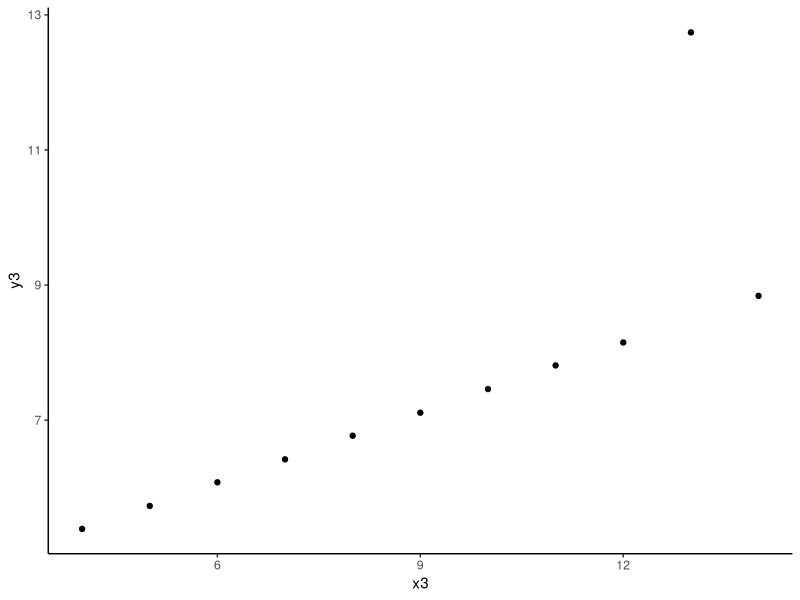
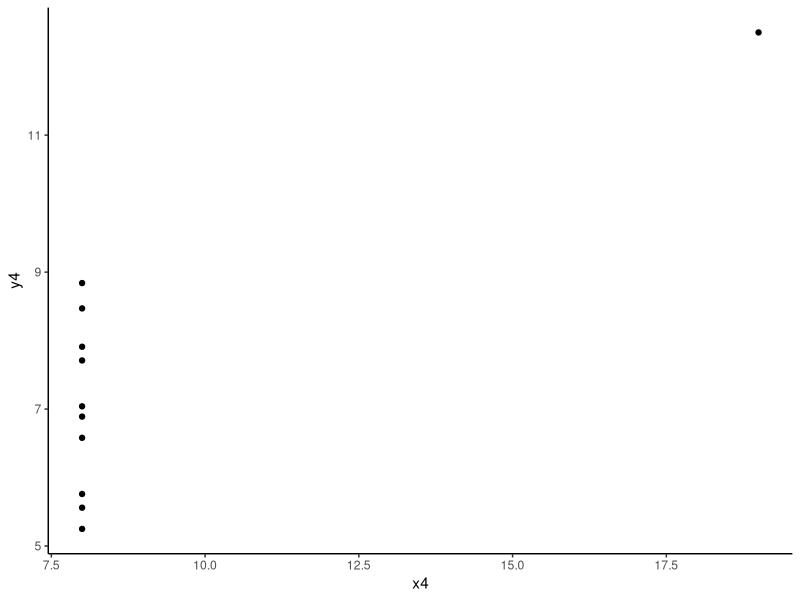
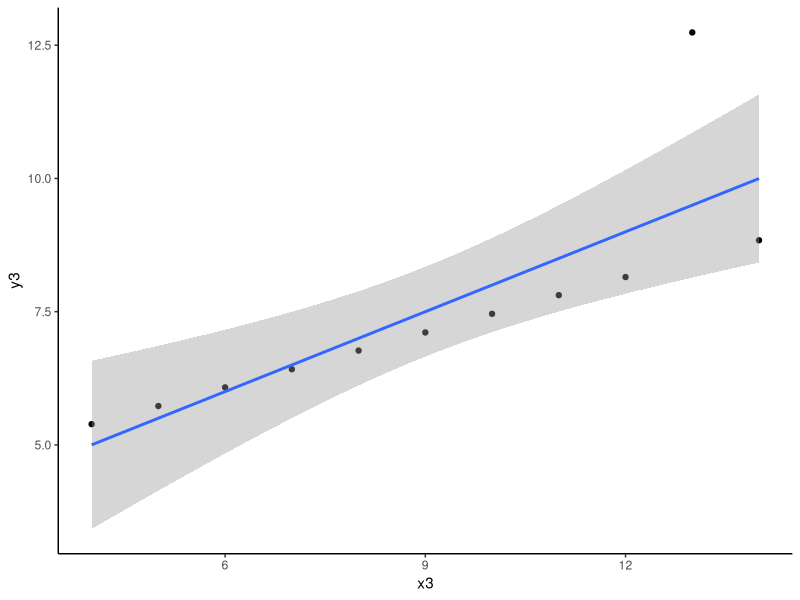
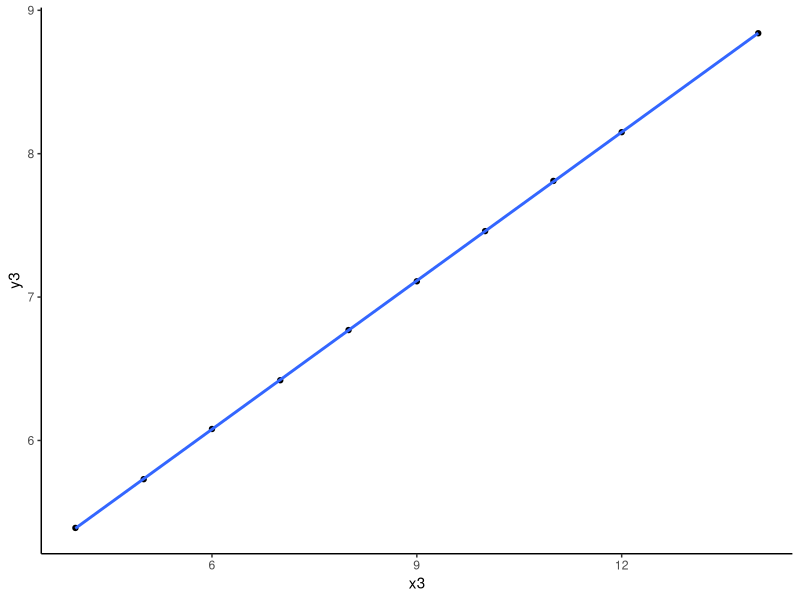
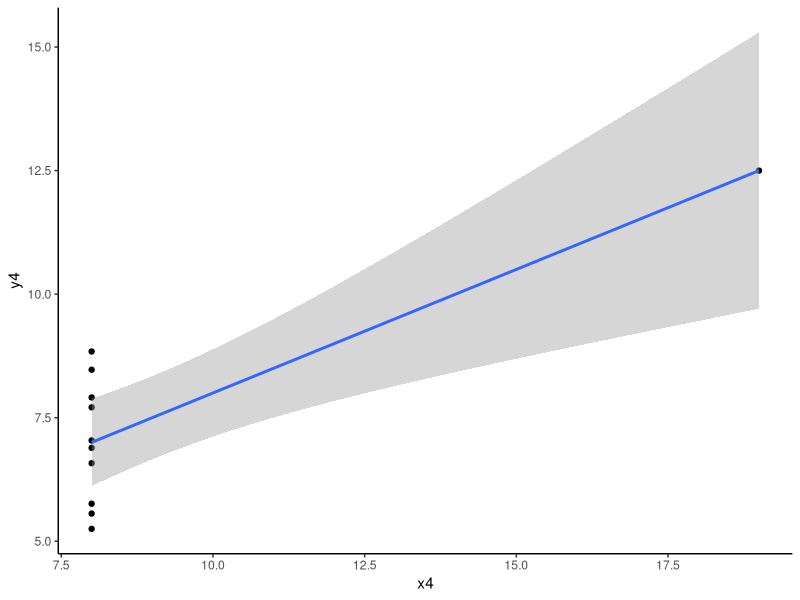
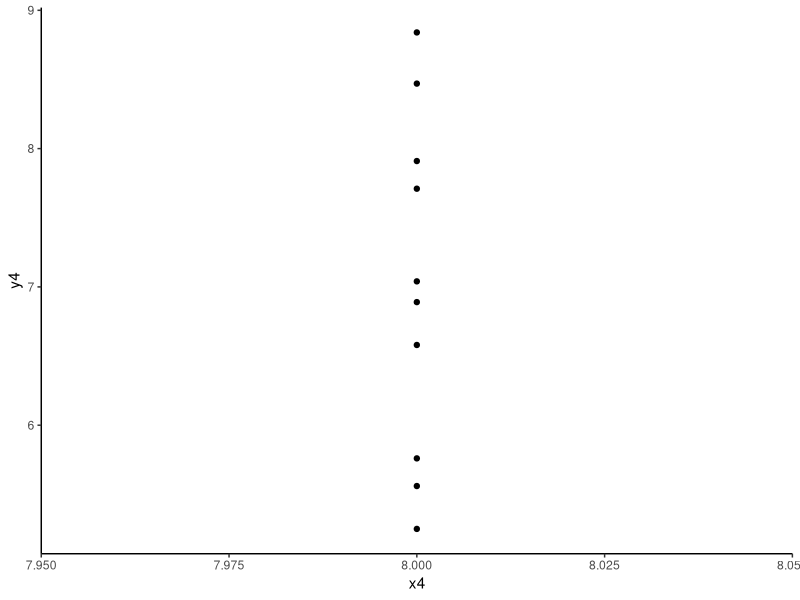
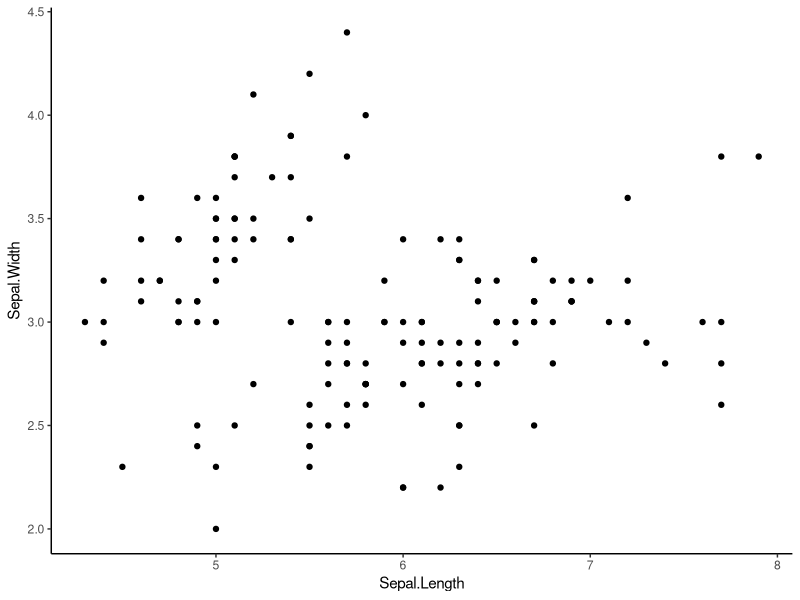
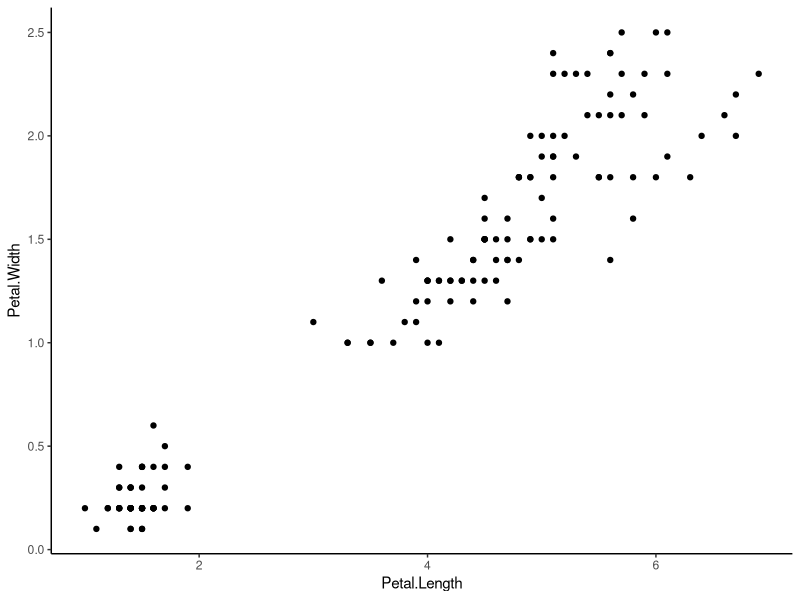

Write R code to recreate these figures, in order.
## ---- chunk 1
library(tidyverse)
## ---- chunk 2
anscombe |> 
  ggplot() +
  aes(x = x3, y = y3) +
  geom_point() +
  theme_classic()
## ---- chunk 3
anscombe |> 
  ggplot() +
  aes(x = x4, y = y4) +
  geom_point() +
  theme_classic()
## ---- chunk 4
#| layout-ncol: 2
#| fig-cap: 
#|  - "Avec point consistant"  
#|  - "Sans point consitant"
#|  - "Avec point levier"
#|  - "Sans point levier"

anscombe |> 
  ggplot() +
  aes(x = x3, y = y3) +
  geom_point() +
  geom_smooth(method = "lm") +
  theme_classic()

anscombe |> 
  filter(y3 < 10) |> 
  ggplot() +
  aes(x = x3, y = y3) +
  geom_point() +
  geom_smooth(method = "lm") +
  theme_classic()

anscombe |> 
  ggplot() +
  aes(x = x4, y = y4) +
  geom_point() +
  geom_smooth(method = "lm") +
  theme_classic()

anscombe |> 
  filter(x4 < 10) |> 
  ggplot() +
  aes(x = x4, y = y4) +
  geom_point() +
  geom_smooth(method = "lm") +
  theme_classic()

## ---- chunk 5
summary(iris)
## ---- chunk 6
ggplot(iris) +
  aes(x = Sepal.Length, y = Sepal.Width) +
  geom_point() +
  theme_classic()
## ---- chunk 7
ggplot(iris) +
  aes(x = Petal.Length, y = Petal.Width) +
  geom_point() +
  theme_classic()
## ---- chunk 8
shapiro.test(iris$Petal.Length)
shapiro.test(iris$Petal.Width)
## ---- chunk 9
iris |> 
  ggplot() +
  aes(sample = Petal.Length) +
  geom_qq() +
  geom_qq_line() +
  theme_bw()

iris |> 
  pivot_longer(
    cols = - Species
  ) |> 
  ggplot() +
  aes(sample = value) +
  geom_qq() +
  geom_qq_line() +
  facet_wrap(~ name, scales = "free") +
  theme_bw()
## ---- chunk 10
modele_lineaire_petale <- lm(
  Petal.Width ~ Petal.Length,
  data = iris
)
## ---- chunk 11
modele_lineaire_petale
summary(modele_lineaire_petale)
anova(modele_lineaire_petale)
car::Anova(modele_lineaire_petale)
## ---- chunk 12
modele_lineaire_petale$residuals |> 
  shapiro.test()
## ---- chunk 13
#| layout-ncol: 2
#| fig-cap: 
#|  - "La courbe rouge doit être la plus proche de la droite en pointillée"
#|  - "Les points doivent suivre la première diagonale en pointillée"
#|  - "La courbe rouge doit être la plus plate possible" 
#|  - "La courbe rouge doit être proche de la droite horizontale en pointillée"
plot(modele_lineaire_petale)
## ---- chunk 14
ggplot(iris) +
  aes(x = Petal.Length, y = Petal.Width) +
  geom_point() +
  geom_abline(
    slope = modele_lineaire_petale$coefficients[[2]],
    intercept = modele_lineaire_petale$coefficients[[1]],
    color = "red",
    linewidth = 2
  ) +
  geom_smooth(method = "lm") +
  ggpubr::stat_regline_equation() +
  theme_classic()

